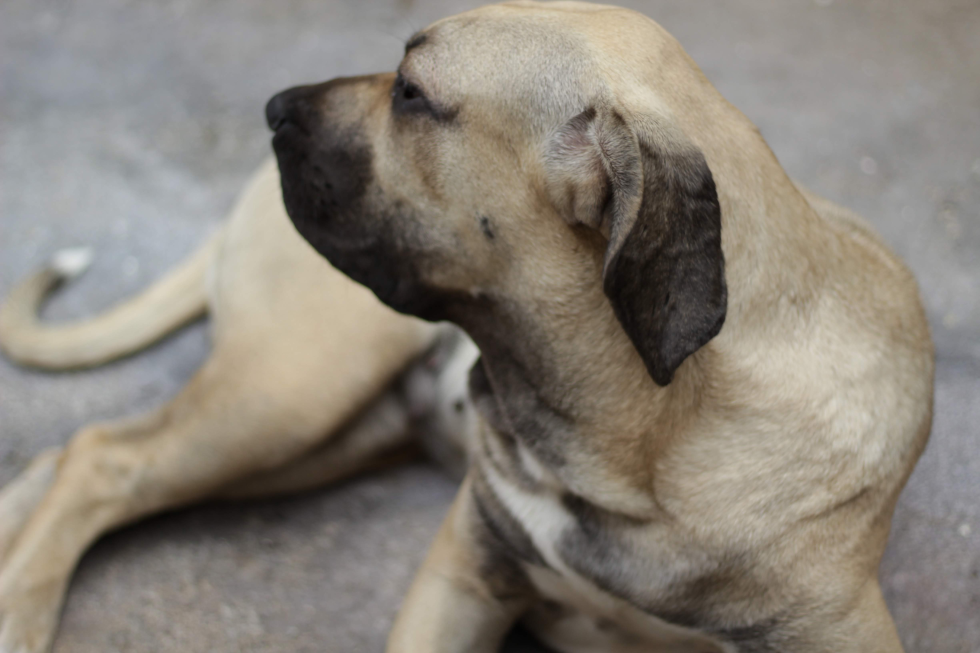
#> input picture python_curso_completo/m06_modules/aula337-pillow/original.jfif, 4898 x 3265 px (shown at 1/5 size)
$ python main.py
#> lines starting #> are read from the running program, lines starting #| are printed output that depends on the picture
from PIL import Image
from pathlib import Path

ROOT_PATH = Path(__file__).parent
ORIGINAL_IMG = ROOT_PATH / 'original.jfif'
NEW_IMG = ROOT_PATH / 'imagem.jpeg'

pil_image = Image.open(ORIGINAL_IMG)
#> pil_image is the input picture: PIL image 4898x3265 RGB; mean R, G, B 136, 129.1, 119.6

width, height = pil_image.size
#> width = 4898; height = 3265
exif = pil_image.getexif()

new_width = 640
new_height = round(height * new_width / width)
#> new_height = 427

new_size = (new_width, new_height)
#> new_size = (640, 427)
new_image = pil_image.resize(size=new_size)
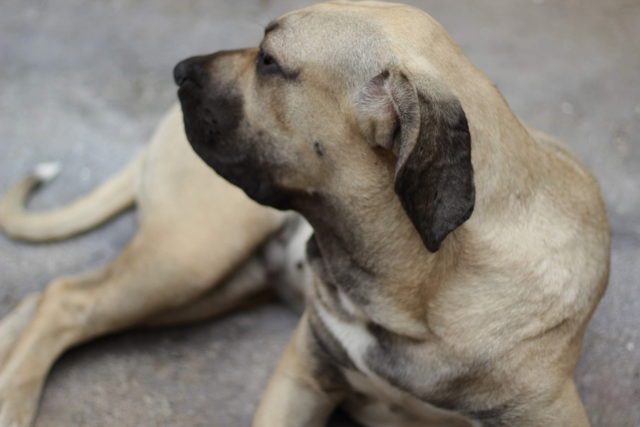
#> new_image: PIL image 640x427 RGB; mean R, G, B 136, 129.1, 119.6
new_image.save(
    NEW_IMG,
    optimize=True,
    quality=70,
    exif=exif
)
